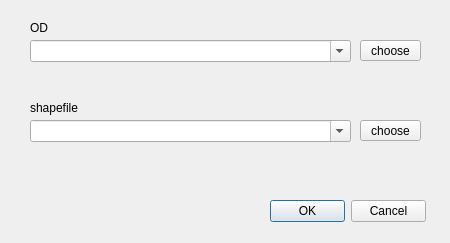
<?xml version="1.0" encoding="UTF-8"?>
<ui version="4.0">
 <class>open_odshp</class>
 <widget class="QDialog" name="open_odshp">
  <property name="geometry">
   <rect>
    <x>0</x>
    <y>0</y>
    <width>450</width>
    <height>243</height>
   </rect>
  </property>
  <property name="windowTitle">
   <string>Dialog</string>
  </property>
  <widget class="QComboBox" name="od_comboBox">
   <property name="geometry">
    <rect>
     <x>30</x>
     <y>40</y>
     <width>321</width>
     <height>22</height>
    </rect>
   </property>
   <property name="editable">
    <bool>true</bool>
   </property>
  </widget>
  <widget class="QLabel" name="label">
   <property name="geometry">
    <rect>
     <x>30</x>
     <y>20</y>
     <width>55</width>
     <height>16</height>
    </rect>
   </property>
   <property name="text">
    <string>OD</string>
   </property>
  </widget>
  <widget class="QPushButton" name="od_pushButton">
   <property name="geometry">
    <rect>
     <x>360</x>
     <y>40</y>
     <width>61</width>
     <height>21</height>
    </rect>
   </property>
   <property name="text">
    <string>choose</string>
   </property>
   <property name="default">
    <bool>false</bool>
   </property>
  </widget>
  <widget class="QPushButton" name="shp_pushButton">
   <property name="geometry">
    <rect>
     <x>360</x>
     <y>120</y>
     <width>61</width>
     <height>21</height>
    </rect>
   </property>
   <property name="text">
    <string>choose</string>
   </property>
  </widget>
  <widget class="QComboBox" name="shp_comboBox">
   <property name="geometry">
    <rect>
     <x>30</x>
     <y>120</y>
     <width>321</width>
     <height>22</height>
    </rect>
   </property>
   <property name="editable">
    <bool>true</bool>
   </property>
  </widget>
  <widget class="QLabel" name="label_2">
   <property name="geometry">
    <rect>
     <x>30</x>
     <y>100</y>
     <width>55</width>
     <height>16</height>
    </rect>
   </property>
   <property name="text">
    <string>shapefile</string>
   </property>
  </widget>
  <widget class="QDialogButtonBox" name="buttonBox">
   <property name="geometry">
    <rect>
     <x>270</x>
     <y>200</y>
     <width>156</width>
     <height>23</height>
    </rect>
   </property>
   <property name="standardButtons">
    <set>QDialogButtonBox::Cancel|QDialogButtonBox::Ok</set>
   </property>
  </widget>
 </widget>
 <resources/>
 <connections>
  <connection>
   <sender>buttonBox</sender>
   <signal>accepted()</signal>
   <receiver>open_odshp</receiver>
   <slot>accept()</slot>
   <hints>
    <hint type="sourcelabel">
     <x>59</x>
     <y>24</y>
    </hint>
    <hint type="destinationlabel">
     <x>224</x>
     <y>121</y>
    </hint>
   </hints>
  </connection>
  <connection>
   <sender>buttonBox</sender>
   <signal>rejected()</signal>
   <receiver>open_odshp</receiver>
   <slot>reject()</slot>
   <hints>
    <hint type="sourcelabel">
     <x>59</x>
     <y>24</y>
    </hint>
    <hint type="destinationlabel">
     <x>224</x>
     <y>121</y>
    </hint>
   </hints>
  </connection>
 </connections>
</ui>
